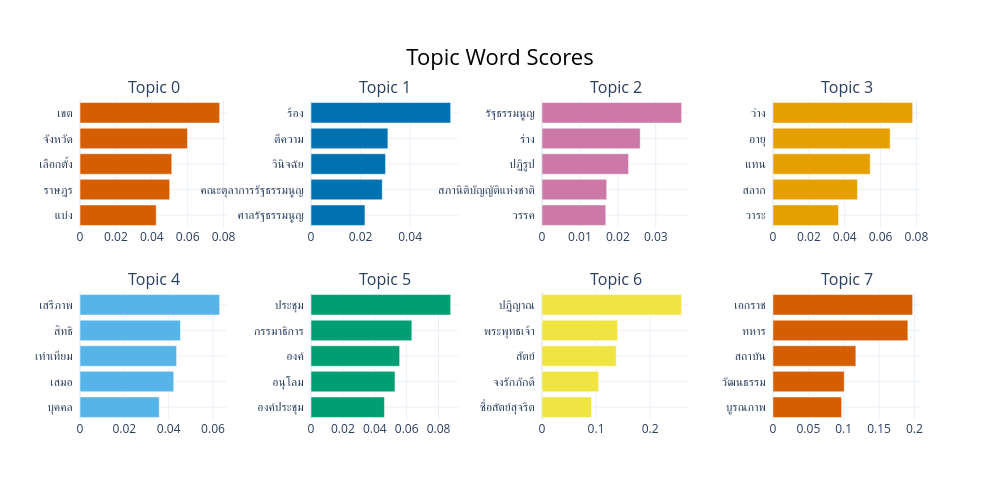

Write notebook code for a chart like this one.
### Code cell
# Visualize the top words per topic as a bar chart (BERTopic natively supports Plotly)
fig = topic_model.visualize_barchart(top_n_topics=8)
fig

### Figure 1 — Plotly figure (JSON) as saved in the notebook; plotly's stock layout.template omitted (floating-point values rounded to 4 significant figures)
{"data": [{"marker": {"color": "#D55E00"}, "orientation": "h", "type": "bar", "x": [0.04246, 0.04999, 0.05114, 0.05989, 0.07781], "xaxis": "x", "y": ["แบ่ง  ", "ราษฎร  ", "เลือกตั้ง  ", "จังหวัด  ", "เขต  "], "yaxis": "y"}, {"marker": {"color": "#0072B2"}, "orientation": "h", "type": "bar", "x": [0.02177, 0.02875, 0.03008, 0.03102, 0.05635], "xaxis": "x2", "y": ["ศาลรัฐธรรมนูญ  ", "คณะตุลาการรัฐธรรมนูญ  ", "วินิจฉัย  ", "ตีความ  ", "ร้อง  "], "yaxis": "y2"}, {"marker": {"color": "#CC79A7"}, "orientation": "h", "type": "bar", "x": [0.01682, 0.01706, 0.02283, 0.02589, 0.03682], "xaxis": "x3", "y": ["วรรค  ", "สภานิติบัญญัติแห่งชาติ  ", "ปฏิรูป  ", "ร่าง  ", "รัฐธรรมนูญ  "], "yaxis": "y3"}, {"marker": {"color": "#E69F00"}, "orientation": "h", "type": "bar", "x": [0.03655, 0.04709, 0.05419, 0.06531, 0.07788], "xaxis": "x4", "y": ["วาระ  ", "สลาก  ", "แทน  ", "อายุ  ", "ว่าง  "], "yaxis": "y4"}, {"marker": {"color": "#56B4E9"}, "orientation": "h", "type": "bar", "x": [0.03576, 0.0423, 0.04357, 0.04531, 0.063], "xaxis": "x5", "y": ["บุคคล  ", "เสมอ  ", "เท่าเทียม  ", "สิทธิ  ", "เสรีภาพ  "], "yaxis": "y5"}, {"marker": {"color": "#009E73"}, "orientation": "h", "type": "bar", "x": [0.04607, 0.05269, 0.05562, 0.06325, 0.0876], "xaxis": "x6", "y": ["องค์ประชุม  ", "อนุโลม  ", "องค์  ", "กรรมาธิการ  ", "ประชุม  "], "yaxis": "y6"}, {"marker": {"color": "#F0E442"}, "orientation": "h", "type": "bar", "x": [0.09164, 0.1047, 0.1373, 0.1399, 0.2583], "xaxis": "x7", "y": ["ซื่อสัตย์สุจริต  ", "จงรักภักดี  ", "สัตย์  ", "พระพุทธเจ้า  ", "ปฏิญาณ  "], "yaxis": "y7"}, {"marker": {"color": "#D55E00"}, "orientation": "h", "type": "bar", "x": [0.09707, 0.1008, 0.1172, 0.1908, 0.1975], "xaxis": "x8", "y": ["บูรณภาพ  ", "วัฒนธรรม  ", "สถาบัน  ", "ทหาร  ", "เอกราช  "], "yaxis": "y8"}], "layout": {"annotations": [{"font": {"size": 16}, "showarrow": false, "text": "Topic 0", "x": 0.0875, "xanchor": "center", "xref": "paper", "y": 1, "yanchor": "bottom", "yref": "paper"}, {"font": {"size": 16}, "showarrow": false, "text": "Topic 1", "x": 0.3625, "xanchor": "center", "xref": "paper", "y": 1, "yanchor": "bottom", "yref": "paper"}, {"font": {"size": 16}, "showarrow": false, "text": "Topic 2", "x": 0.6375, "xanchor": "center", "xref": "paper", "y": 1, "yanchor": "bottom", "yref": "paper"}, {"font": {"size": 16}, "showarrow": false, "text": "Topic 3", "x": 0.9125, "xanchor": "center", "xref": "paper", "y": 1, "yanchor": "bottom", "yref": "paper"}, {"font": {"size": 16}, "showarrow": false, "text": "Topic 4", "x": 0.0875, "xanchor": "center", "xref": "paper", "y": 0.4, "yanchor": "bottom", "yref": "paper"}, {"font": {"size": 16}, "showarrow": false, "text": "Topic 5", "x": 0.3625, "xanchor": "center", "xref": "paper", "y": 0.4, "yanchor": "bottom", "yref": "paper"}, {"font": {"size": 16}, "showarrow": false, "text": "Topic 6", "x": 0.6375, "xanchor": "center", "xref": "paper", "y": 0.4, "yanchor": "bottom", "yref": "paper"}, {"font": {"size": 16}, "showarrow": false, "text": "Topic 7", "x": 0.9125, "xanchor": "center", "xref": "paper", "y": 0.4, "yanchor": "bottom", "yref": "paper"}], "height": 500, "hoverlabel": {"bgcolor": "white", "font": {"family": "Rockwell", "size": 16}}, "showlegend": false, "title": {"font": {"color": "Black", "size": 22}, "text": "Topic Word Scores", "x": 0.5, "xanchor": "center", "yanchor": "top"}, "width": 1000, "xaxis": {"anchor": "y", "domain": [0, 0.175], "showgrid": true}, "xaxis2": {"anchor": "y2", "domain": [0.275, 0.45], "showgrid": true}, "xaxis3": {"anchor": "y3", "domain": [0.55, 0.725], "showgrid": true}, "xaxis4": {"anchor": "y4", "domain": [0.825, 1], "showgrid": true}, "xaxis5": {"anchor": "y5", "domain": [0, 0.175], "showgrid": true}, "xaxis6": {"anchor": "y6", "domain": [0.275, 0.45], "showgrid": true}, "xaxis7": {"anchor": "y7", "domain": [0.55, 0.725], "showgrid": true}, "xaxis8": {"anchor": "y8", "domain": [0.825, 1], "showgrid": true}, "yaxis": {"anchor": "x", "domain": [0.6, 1], "showgrid": true}, "yaxis2": {"anchor": "x2", "domain": [0.6, 1], "showgrid": true}, "yaxis3": {"anchor": "x3", "domain": [0.6, 1], "showgrid": true}, "yaxis4": {"anchor": "x4", "domain": [0.6, 1], "showgrid": true}, "yaxis5": {"anchor": "x5", "domain": [0, 0.4], "showgrid": true}, "yaxis6": {"anchor": "x6", "domain": [0, 0.4], "showgrid": true}, "yaxis7": {"anchor": "x7", "domain": [0, 0.4], "showgrid": true}, "yaxis8": {"anchor": "x8", "domain": [0, 0.4], "showgrid": true}}}
